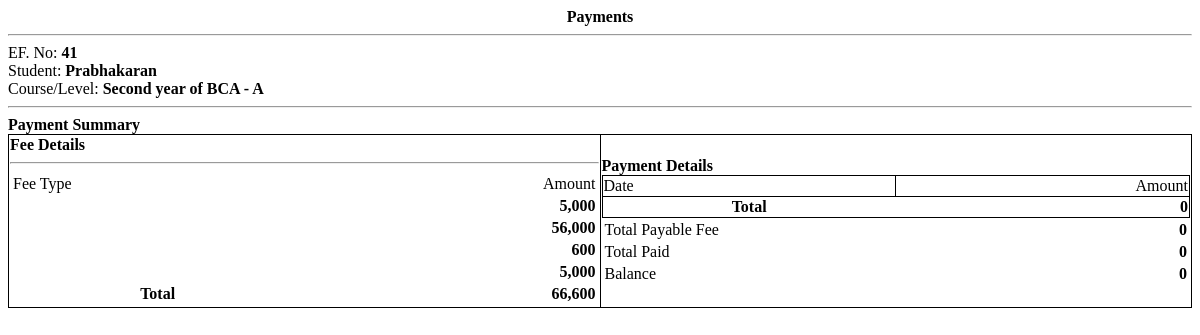
The page /receipt.php?ef_id=23 on the database its author committed.
### tables this page shows
CREATE TABLE `fees` (
  `id` int(30) NOT NULL,
  `course_id` int(30) NOT NULL,
  `amount` float NOT NULL
);

### receipt.php (the view, shortened to what this page needs)
<?php
include 'db_connect.php';
?>
<div class="container-fluid">
	<p class="text-center"><b><?php echo $_GET['pid'] == 0 ? "Payments" : 'Payment Receipt' ?></b></p>
	<hr>
	<div class="flex">
		<div class="w-50">
			<p>EF. No: <b><?php echo $ef_no ?></b></p>
			<p>Student: <b><?php echo ucwords($sname) ?></b></p>
			<p>Course/Level: <b><?php echo $class ?></b></p>
		</div>
	</div>
	<hr>
	<p><b>Payment Summary</b></p>
	<table class="wborder">
		<tr>
			<td width="50%">
				<p><b>Fee Details</b></p>
				<hr>
				<table width="100%">
					<tr>
						<td width="50%">Fee Type</td>
						<td width="50%" class='text-right'>Amount</td>
					</tr>
					<?php
				$cfees = $conn->query("SELECT * FROM fees where course_id = $course_id");
				$ftotal = 0;
				while ($row = $cfees->fetch_assoc()) {
					$ftotal += $row['amount'];
				?>
				<tr>
					<td><b><?php echo $row['description'] ?></b></td>
					<td class='text-right'><b><?php echo number_format($row['amount']) ?></b></td>
				</tr>
				<?php
				}
				?>
				<tr>
					<th>Total</th>
					<th class='text-right'><b><?php echo number_format($ftotal) ?></b></th>
				</tr>
				</table>
			</td>
			<td width="50%">
			<p><b>Payment Details</b></p>
				<table width="100%" class="wborder">
					<tr>
						<td width="50%">Date</td>
						<td width="50%" class='text-right'>Amount</td>
					</tr>
					<?php
						$ptotal = 0;
					?>
					<tr>
						<th>Total</th>
						<th class='text-right'><b><?php echo number_format($ptotal) ?></b></th>
					</tr>
				</table>
				<table width="100%">
					<tr>
						<td>Total Payable Fee</td>
						<td class='text-right'><b><?php echo number_format($ptotal) ?></b></td>
					</tr>
					<tr>
						<td>Total Paid</td>
						<td class='text-right'><b><?php echo number_format($ptotal) ?></b></td>
					</tr>
					<tr>
						<td>Balance</td>
						<td class='text-right'><b><?php echo number_format($ptotal-$ptotal) ?></b></td>
					</tr>
				</table>
			</td>
		</tr>
	</table>
</div>

### receipt.php (style rules this page uses)
.flex { display: inline-flex; width: 100%; }
.w-50 { width: 50%; }
.text-center { text-align:center; }
.text-right { text-align:right; }
table.wborder { width: 100%; border-collapse: collapse; }
table.wborder>tbody>tr, table.wborder>tbody>tr>td { border:1px solid; }
p { margin:unset; }

### rows shown on the page
fees: amount "5,000"
fees: amount "56,000"
fees: amount "600"
fees: amount "5,000"

### other values the page prints
$ef_no "41"
$sname "Prabhakaran"
$class "Second year of BCA - A"
$ftotal "66,600"
$ptotal "0"
$ptotal-$ptotal "0"
